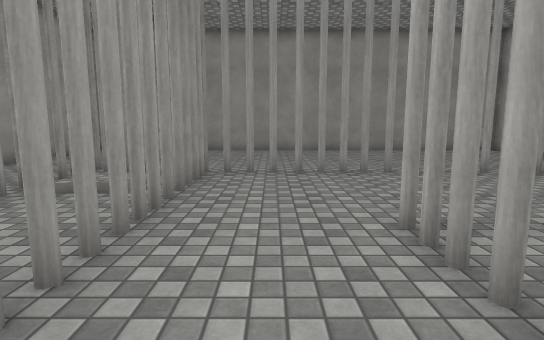
view 1 (above)

15 first-person views from a walk through a 3-D level made in the Unity game engine. The camera is 1.3 m above the floor, tilts 8° down and sees 80° across. The floor is counted in squares, 1 m on a side. Each view is taken from the middle of a square. On the plan, view 1 faces up. The plan holds only what a view shows up to about 14 squares ahead; the rest is blank. Door leaves are left out, so doorways stand open. Surface patterns are stand-ins for the level's own textures.

view 2
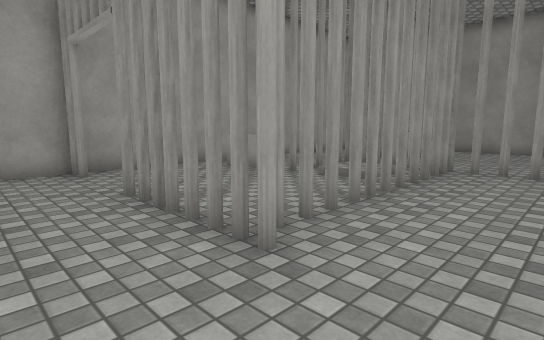

view 3
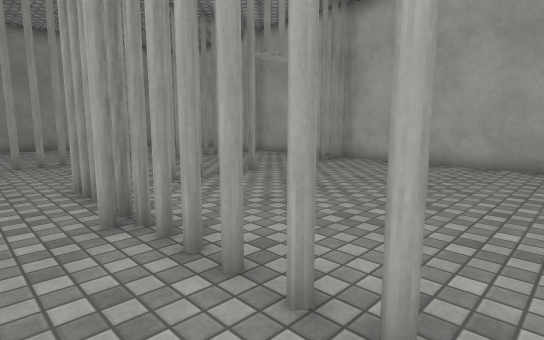

view 4
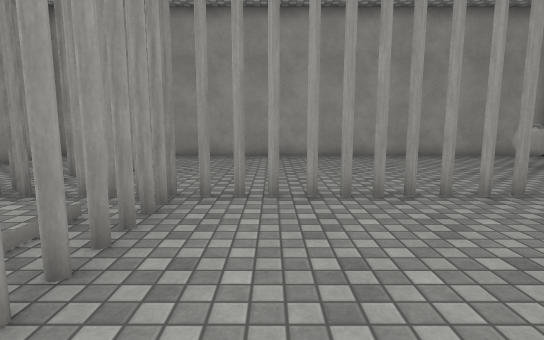

view 5
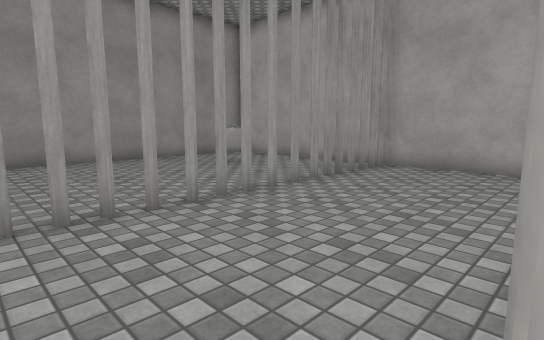

view 6
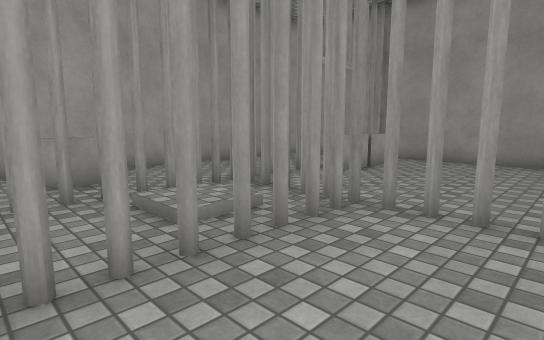

view 7
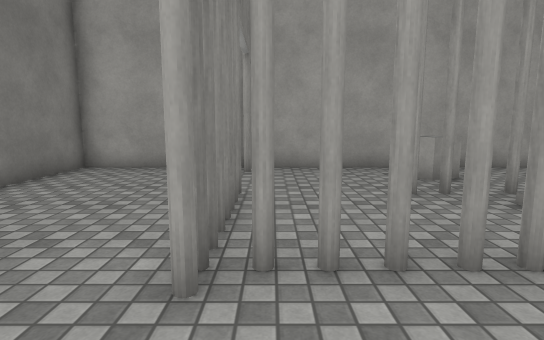

view 8
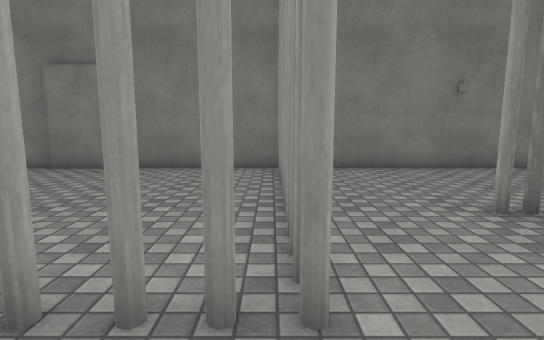

view 9
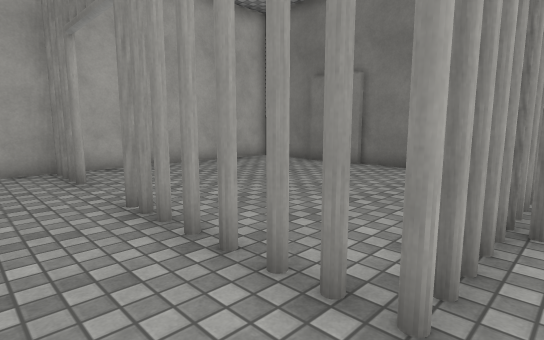

view 10
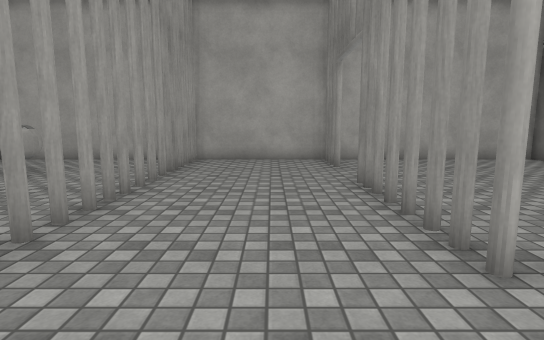

view 11
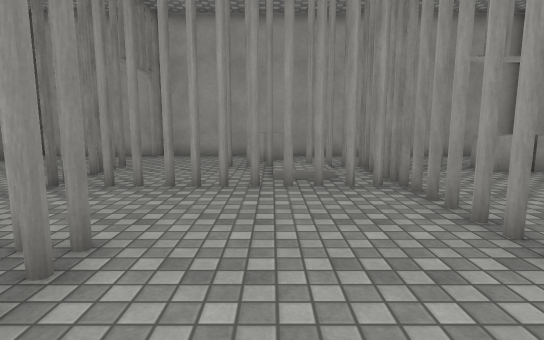

view 12
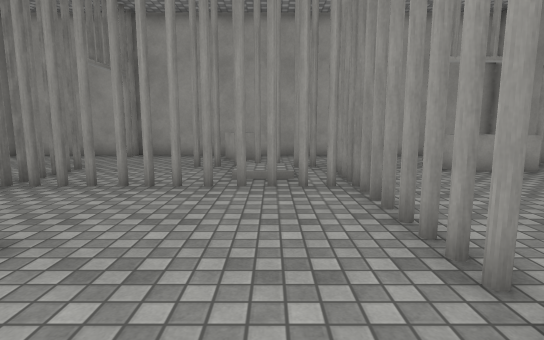

view 13
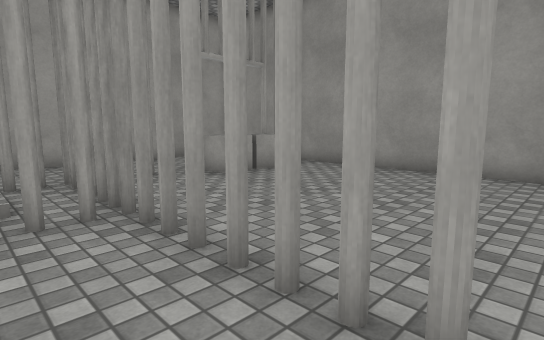

view 14
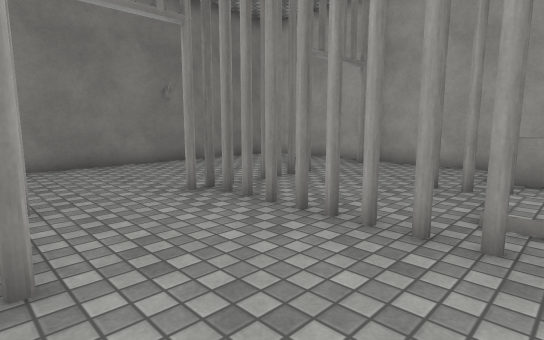

view 15
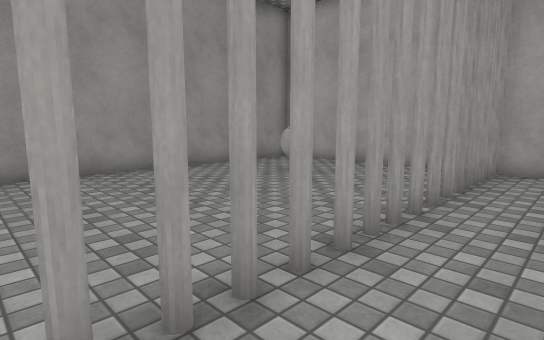

### Floor plan
Key: @ floor where view 1 was taken; # wall or solid block; x gap in a wall; . main floor; : floor 0.25 m higher than the main floor; / step, stairs or slope; D open door; O other object.
Columns run from 9 left of view 1 to 11 right of it. Each row starts with its distance up from view 1.
 16 #####################
 15 #.  x...............#
 14 #.. OO..............#
 13 #...OO...........O..#
 12 #...#O...........O..#
 11 #...x...............#
 10 #...................#
  9 #...#.x#x.xxx...xx.x#
  8 #...#..#............#
  7 #...x::.............#
  6 #OO.///x............#
  5 #.O.#...............#
  4 #......x...#.x.#DD#x#
  3 #......x...x........#
  2 #.DD...#.D.x........#
  1 ##DD#x.#DDx#........#
  0 #........@..........#
 -1 #...................#
 -2 #..........x........#
 -3 #.......... ........#
 -4 #####################

Where each view was taken, in squares from view 1:
view 1: 0 up, 0 right, facing up
view 2: 1 down, 1 right, facing up-left
view 3: 3 down, 0 right, facing up-right
view 4: 3 up, 0 right, facing up
view 5: 4 up, 1 right, facing up-right
view 6: 4 up, 1 right, facing up-left
view 7: 2 up, 1 right, facing left
view 8: 6 up, 2 right, facing down
view 9: 6 up, 1 right, facing down-right
view 10: 6 up, 1 left, facing right
view 11: 6 up, 5 right, facing left
view 12: 7 up, 5 right, facing left
view 13: 7 up, 3 right, facing up-left
view 14: 7 up, 2 right, facing down-left
view 15: 7 up, 1 right, facing up-right
